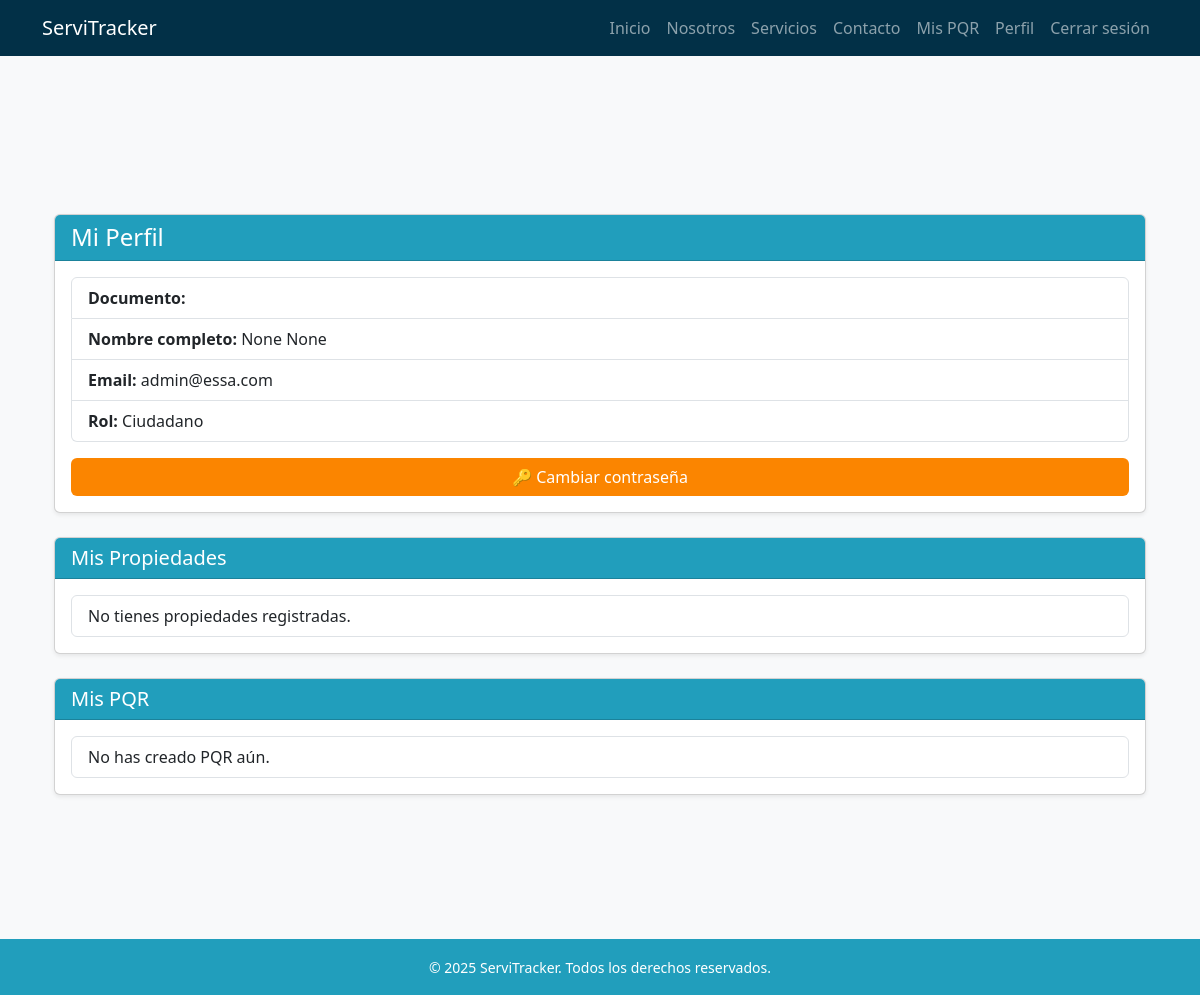
Before: /usuarios/perfil/ (signed in) with the older database file.
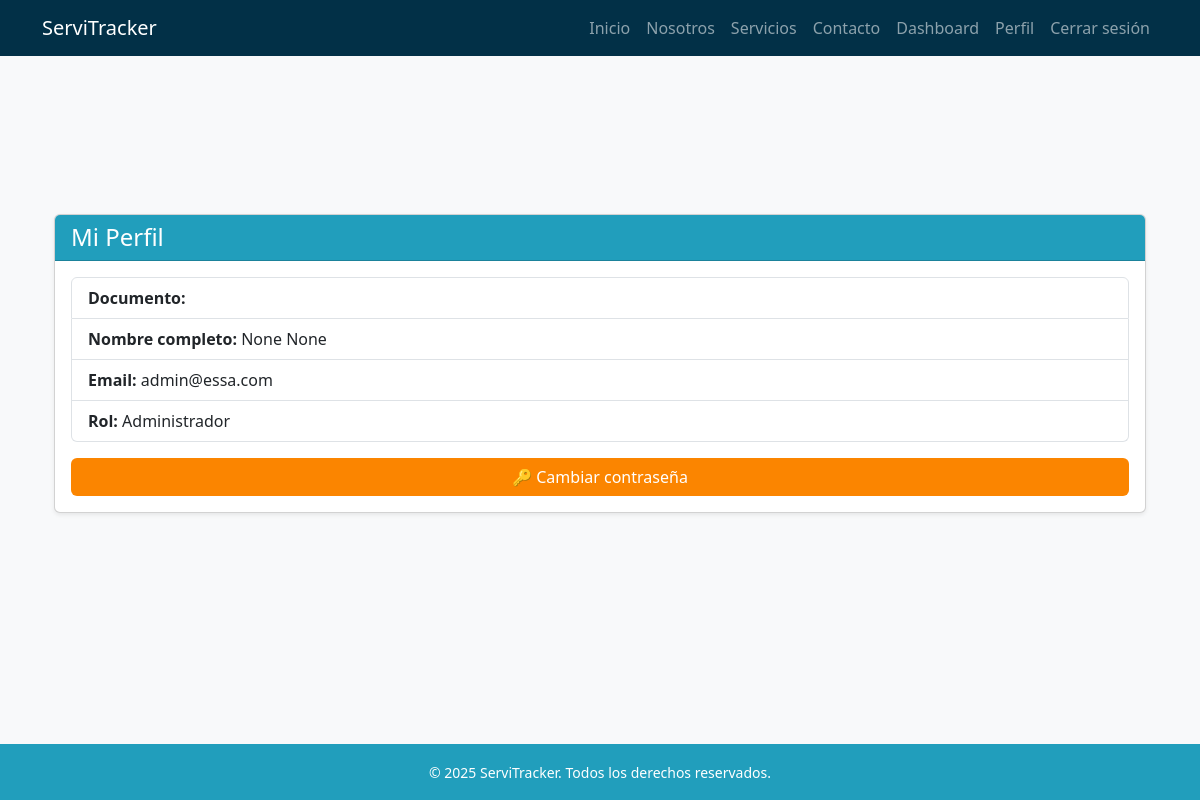
After: the same page with the newer database file.
### usuarios/models.py (models this page shows, shortened)
class Usuario(AbstractBaseUser, PermissionsMixin):
    ROLES = [
        ("administrador", "Administrador"),
        ("agente", "Agente"),
        ("tecnico", "Técnico"),
        ("ciudadano", "Ciudadano"),
    ]
    documento = models.CharField(max_length=20, unique=True)
    email = models.EmailField(blank=True, null=True)
    nombres = models.CharField(max_length=100, blank=True, null=True)
    apellidos = models.CharField(max_length=100, blank=True, null=True)
    rol = models.CharField(max_length=20, choices=ROLES, default="ciudadano")
    especialidad = models.ForeignKey(Especialidad, on_delete=models.SET_NULL, null=True, blank=True)
    is_active = models.BooleanField(default=True)
    is_staff = models.BooleanField(default=False)
    date_joined = models.DateTimeField(auto_now_add=True)
    objects = UsuarioManager()
    USERNAME_FIELD = "documento"
    REQUIRED_FIELDS = []  # puedes agregar 'email' si quieres que sea obligatorio

### usuarios/views.py (the view)
# urls.py: path("perfil/", views.perfil, name="perfil"),
@login_required
def perfil(request):
    return render(request, 'usuarios/perfil.html', {'usuario': request.user})

### templates/usuarios/perfil.html (shortened to what this page needs)
{% extends 'base.html' %}
{% load static %}
{% block content %}
<div class="container my-5">
    <div class="card shadow-sm">
        <div class="card-header bg-blue-mid text-white">
            <h4 class="mb-0">Mi Perfil</h4>
        </div>
        <div class="card-body">
            <ul class="list-group mb-3">
                <li class="list-group-item">
                    <strong>Documento:</strong> {{ usuario.documento }}
                </li>
                <li class="list-group-item">
                    <strong>Nombre completo:</strong> {{ usuario.nombres }} {{ usuario.apellidos }}
                </li>
                <li class="list-group-item">
                    <strong>Email:</strong> {{ usuario.email }}
                </li>
                <li class="list-group-item">
                    <strong>Rol:</strong> {{ usuario.get_rol_display }}
                </li>
            </ul>
            <a href="{% url 'cambiar_contrasena' %}" class="btn btn-orange-dark w-100">
                🔑 Cambiar contraseña
            </a>
        </div>
    </div>
    {% if usuario.rol == "ciudadano" %}
    <div class="card shadow-sm mt-4">
        <div class="card-header bg-blue-mid text-white">
            <h5 class="mb-0">Mis Propiedades</h5>
        </div>
        <div class="card-body">
            <ul class="list-group">
                {% for propiedad in usuario.propiedades.all %}
                    <li class="list-group-item">
                        {{ propiedad.direccion }} — {{ propiedad.ciudad }}, {{ propiedad.departamento }}
                        {% if not propiedad.activa %}
                            <span class="badge bg-secondary">Inactiva</span>
                        {% endif %}
                    </li>
                {% empty %}
                    <li class="list-group-item">No tienes propiedades registradas.</li>
                {% endfor %}
            </ul>
        </div>
    </div>
    {% endif %}
    {% if usuario.rol == "ciudadano" %}
    <div class="card shadow-sm mt-4">
        <div class="card-header bg-blue-mid text-white">
            <h5 class="mb-0">Mis PQR</h5>
        </div>
        <div class="card-body">
            <ul class="list-group">
                {% for pqr in usuario.pqr_set.all %}
                    <li class="list-group-item">
                        <strong>ID:</strong> {{ pqr.id }} — {{ pqr.descripcion }}
                        <span class="badge bg-info">{{ pqr.estado }}</span>
                    </li>
                {% empty %}
                    <li class="list-group-item">No has creado PQR aún.</li>
                {% endfor %}
            </ul>
        </div>
    </div>
    {% endif %}
</div>
{% endblock %}

Changed rows visible on the page:
changed Usuario "None": rol "Ciudadano" → "Administrador"
Other visible differences:
text no longer shown: "Mis PQR Mis Propiedades No tienes propiedades registradas. Mis PQR No has creado PQR aún."
text now shown: "Dashboard"
